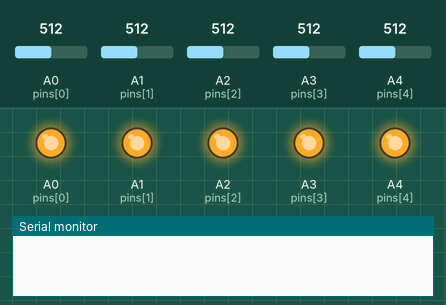
Bench run of a sketch on a simulated Arduino Uno, built with avr-gcc and run on an emulated ATmega328P. Parts: output pins drawn as LEDs (lit = HIGH), the last lines printed to the serial monitor. Inputs (shaded band) come from the test bench; at power-on: A0 (pins[0]) = 512, A1 (pins[1]) = 512, A2 (pins[2]) = 512, A3 (pins[3]) = 512, A4 (pins[4]) = 512.

Above: at 2.5 s.
At 5.9 s:
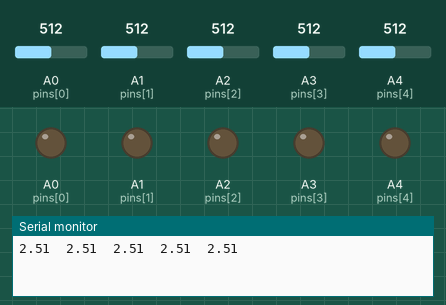
Timing chart, 0 to 8.9 s (numbered marks = the images above):
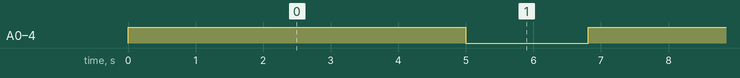

Measured:
- by itself, A0 (pins[0]), A1 (pins[1]), A2 (pins[2]), A3 (pins[3]), A4 (pins[4]): alternates HIGH for 5.0 s and LOW for 1.8 s

The sketch:

Plancks_constant.ino
```cpp
//---------Stuff that may need changed---------------------------

//This section is dependent on the number of LEDs used.

//pin size is the number of leds used
const int pins_size = 5;

// This will need to be adjusted with the wavelengths of each led
// the first LED at pin A0 has a wavelength of 451.6nm and so on these numbers have to follow the order of the LEDs
float wavelength[pins_size] = {451.6, 570, 588, 641.8, 941};

// Pins will need to be changed in accordance with what pin you use on the arduino
float pins[5] = {A0, A1, A2, A3, A4};

//----------end of stuff that may need changed-------------------


// constants
const int h_size = pins_size + 1;
const float ref_voltage = 5.02;
const float e = 1.6022;
const float c = 2.9979;

// place Holder Variables
float analogDC = 0;
float holder = 0;

// Arrays to help hold data
float voltage[pins_size];
float h[h_size];


void setup() {
  // put your setup code here, to run once:
   Serial.begin(9600); //Opens Serial port
}

void loop() {
  // Turns on the circuit and charges the capacitors
  for (int i = 0; i < pins_size; i++) {
    pinMode(pins[i], OUTPUT);
    digitalWrite(pins[i], HIGH);
  }
  //charge delay
  delay(5000);
  for (int i = 0; i < pins_size; i++) {
    digitalWrite(pins[i], LOW);
    pinMode(pins[i], INPUT);
  }
  for (int i = 0; i < 2; i++){
    // voltage sensor section

    for (int j = 0; j < pins_size; j++){
      analogDC = analogRead(pins[j]);
      voltage[j] = (analogDC * ref_voltage) / 1024;
      if (j < (pins_size -1)){
        Serial.print(voltage[j]);
        Serial.print("\t");
      }
      else{
        Serial.println(voltage[j]);
      }
    }
    delay(900);
  }

// calculates plancks constant

  for (int i = 0; i < (h_size - 1); i++){
    h[i] = e * voltage[i] * wavelength[i] / c;
  }

// averages plancks constant and puts it in an array

  for (int i = 0; i < h_size; i++){
    if (i < h_size - 1){
      holder = holder + h[i];
    }
    else{
      h[i]=holder/i;
    }
  }

  for (int i = 0; i < h_size; i++){
    Serial.println(h[i]);
  }
}
```
